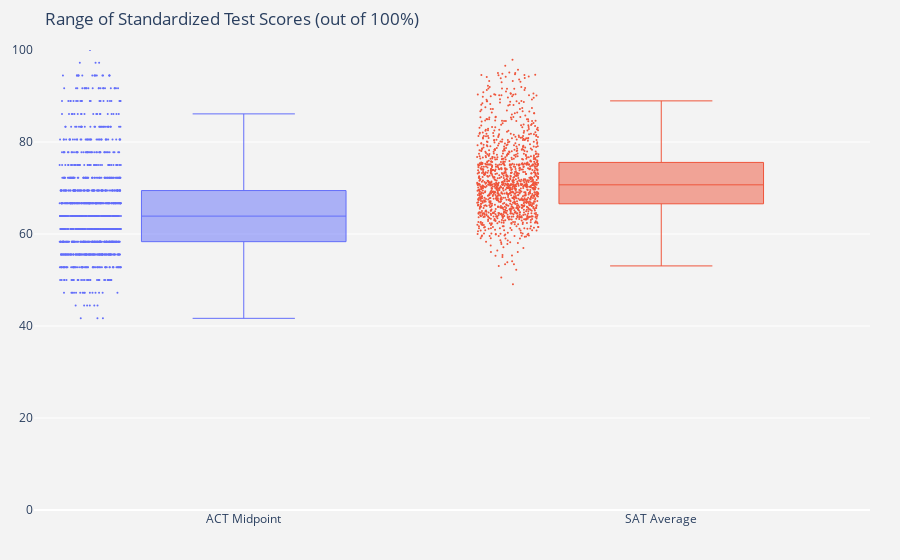

The code cell stored with this chart in its notebook:
### Code cell
#What is the range of standardized test scores submitted by applicants to 4-year institutions?

#Create dataframes for 2- and 4-year schools, then adjusted test scores
twoyr = df1[df1['HIGHDEG'].isin(['Associate\'s'])] #institutions with associate's degrees as the highest offering
fouryr = df1[df1['HIGHDEG'].isin(['Bachelor\'s','Doctoral'])] #institutions with bachelor's and doctoral degrees as the highest offering
adjscores = fouryr.copy()
adjscores.set_index(['INSTNM'])
adjscores['ACTCMMID'] = adjscores['ACTCMMID'] / 36 *100 #"Standardize" ACT scores as a percentage of their "perfect" 36 score for comparison
adjscores['SAT_AVG_ALL'] = adjscores['SAT_AVG_ALL'] / 1600 *100 #"Standardize" SAT scores as a percentage of their "perfect" 1600 score for comparison
adjscores = adjscores.drop(['LATITUDE','LONGITUDE','CCBASIC','MENONLY','WOMENONLY','RELAFFIL','ACTCM25','ACTCM75','PPTUG_EF','NUM4_PUB','NUM4_PRIV','TUITIONFEE_IN','TUITIONFEE_OUT','TUITFTE','POOLYRS','PFTFTUG1_EF'], axis = 1)

x_data = ['ACT Midpoint','SAT Average']
y0 = adjscores['ACTCMMID']
y1 = adjscores['SAT_AVG_ALL']
y_data = [y0,y1]

fig = go.Figure()

for xd, yd in zip(x_data, y_data):
        fig.add_trace(go.Box(y=yd, name=xd, boxpoints='all',marker_size=2, line_width=1))

fig.update_layout(title='Range of Standardized Test Scores (out of 100%)',
    yaxis=dict(range=(0,100), showgrid=True, zeroline=True, gridwidth=1, zerolinewidth=2,),
    margin=dict(l=30,r=30,b=50,t=50,),paper_bgcolor='rgb(243, 243, 243)',
    plot_bgcolor='rgb(243, 243, 243)',showlegend=False)
fig.show()

### Figure 1 — Plotly figure (JSON) as saved in the notebook; plotly's stock layout.template omitted (floating-point values rounded to 4 significant figures; data arrays with more than 128 entries replaced by an {"elided": "..."} marker saying what was removed)
{"data": [{"boxpoints": "all", "line": {"width": 1}, "marker": {"size": 2}, "name": "ACT Midpoint", "type": "box", "y": {"elided": "2671 float values"}}, {"boxpoints": "all", "line": {"width": 1}, "marker": {"size": 2}, "name": "SAT Average", "type": "box", "y": {"elided": "2671 float values"}}], "layout": {"margin": {"b": 50, "l": 30, "r": 30, "t": 50}, "paper_bgcolor": "rgb(243, 243, 243)", "plot_bgcolor": "rgb(243, 243, 243)", "showlegend": false, "title": {"text": "Range of Standardized Test Scores (out of 100%)"}, "yaxis": {"gridwidth": 1, "range": [0, 100], "showgrid": true, "zeroline": true, "zerolinewidth": 2}}}
